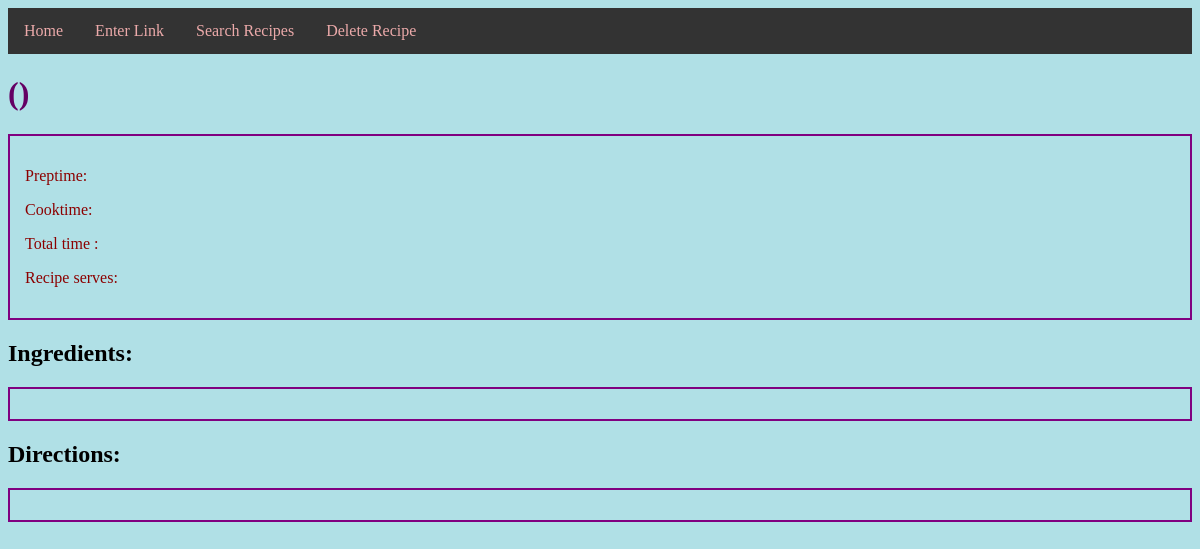
Before: /showrecipe/12 with the older database file.
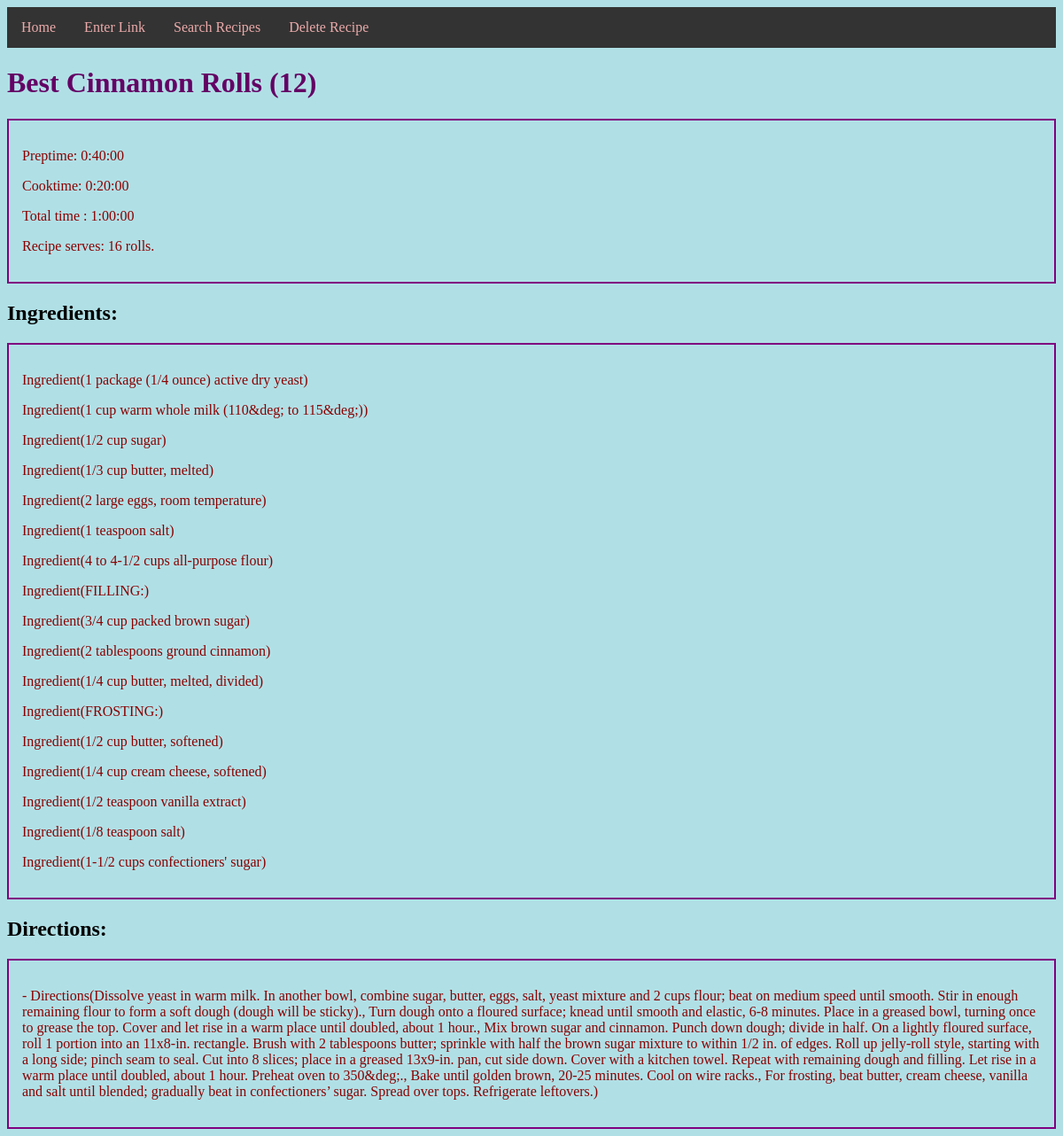
After: the same page with the newer database file.
### recipeapp/models.py (models this page shows, shortened)
class Recipe(db.Model):
    __tablename__ = 'recipes'
    id = db.Column(db.Integer, primary_key=True)
    title = db.Column(db.String(), nullable = False)
    source = db.Column(db.String())
    preptime = db.Column(db.Interval())
    cooktime = db.Column(db.Interval())
    totaltime = db.Column(db.Interval())
    serves = db.Column(db.String(30))
    directions = db.relationship('Directions', backref = 'recipe', cascade="all, delete-orphan")
    ingredients = db.relationship('Ingredient', backref = 'recipe', cascade="all, delete-orphan")

class Ingredient(db.Model):
    __tablename__ = 'ingredients'
    id = db.Column(db.Integer, primary_key=True)
    line = db.Column(db.String())
    recipe_id = db.Column(db.Integer, db.ForeignKey('recipes.id'))
    def __repr__(self):
        return f'Ingredient({self.line})'

class Directions(db.Model):
    __tablename__ = 'directions'
    id = db.Column(db.Integer, primary_key=True)
    line = db.Column(db.String())
    recipe_id = db.Column(db.Integer, db.ForeignKey('recipes.id'))
    def __repr__(self):
        return f'Directions({self.line})'

### recipeapp/routes.py (the view)
@app.route('/showrecipe/<id>', methods=['POST', 'GET'])
def showrecipe(id):
    recipe_id = id
    recipe = Recipe.query.get(recipe_id)
    return render_template('showrecipe.html', recipe=recipe)

### recipeapp/templates/showrecipe.html
{% extends 'layout.html' %}
{% block content %}
    <h1>{{ recipe.title }} ({{ recipe.id }})</h1>
      <div class=container>
        <p>Preptime:  {{ recipe.preptime }}</p>
        <p>Cooktime:  {{ recipe.cooktime }}</p>
        <p>Total time : {{ recipe.totaltime }}</p>
        <p>Recipe serves:  {{ recipe.serves }}</p>
      </div>
    <h2>Ingredients:</h2>
      <div class=container>
        {% for line in recipe.ingredients %}
          <p> {{ line }}</p>
        {% endfor %}
      </div>
    <h2>Directions:</h2>
      <div class=container>
        {% for line in recipe.directions %}
          <p>-  {{ line }}</p>
        {% endfor %}
      </div>
{% endblock content %}

### recipeapp/templates/layout.html (shortened to what this page needs)
<!DOCTYPE html>
<html lang="en">
  <head>
    <link rel="stylesheet" href="{{ url_for('static', filename='css/main.css') }}">
  </head>
  <nav class="navbar navbar-expand-lg navbar-dark primary-color">
    <div class="collapse navbar-collapse" id="navbarNav">
      <ul class="navbar">
        <li class="nav-item">
          <a class="nav-link" href="{{ url_for('home') }}">Home</a>
        </li>
        <li class="nav-item">
          <a class="nav-link" href="{{ url_for('enterlink') }}">Enter Link</a>
        </li>
        <li class="nav-item">
          <a class="nav-link" href="{{ url_for('search') }}">Search Recipes</a>
        </li>
        <li class="nav-item">
          <a class="nav-link" href="{{ url_for('delete') }}">Delete Recipe</a>
        </li>
      </ul>
    </div>
  </nav>
  <body>
    {% block content %}{% endblock content %}
  </body>
</html>

### recipeapp/static/css/main.css (style rules this page uses)
body { background-color: powderblue; }
h1 { color: rgb(100, 1, 100); }
p { color: darkred; }
.container { border-style: solid; border-width: 2px; border-color: purple; padding: 15px; }
a { text-decoration: none; }
.navbar { list-style-type: none; margin: 0; padding: 0; overflow: hidden; background-color: #333; }
.nav-item { float: left; }
.nav-link { display: block; color: rgb(236, 170, 170); text-align: center; padding: 14px 16px; text-decoration: none; }

Changed rows visible on the page:
added Recipe: title "Best Cinnamon Rolls", id "12", preptime "0:40:00", cooktime "0:20:00", totaltime "1:00:00", serves "16 rolls."
added Ingredient: line "Ingredient(1 package (1/4 ounce) active dry yeast)"
added Ingredient: line "Ingredient(1 cup warm whole milk (110&deg; to 115&deg;))"
added Ingredient: line "Ingredient(1/2 cup sugar)"
added Ingredient: line "Ingredient(1/3 cup butter, melted)"
added Ingredient: line "Ingredient(2 large eggs, room temperature)"
added Ingredient: line "Ingredient(1 teaspoon salt)"
added Ingredient: line "Ingredient(4 to 4-1/2 cups all-purpose flour)"
added Ingredient: line "Ingredient(FILLING:)"
added Ingredient: line "Ingredient(3/4 cup packed brown sugar)"
added Ingredient: line "Ingredient(2 tablespoons ground cinnamon)"
added Ingredient: line "Ingredient(1/4 cup butter, melted, divided)"
added Ingredient: line "Ingredient(FROSTING:)"
added Ingredient: line "Ingredient(1/2 cup butter, softened)"
added Ingredient: line "Ingredient(1/4 cup cream cheese, softened)"
added Ingredient: line "Ingredient(1/2 teaspoon vanilla extract)"
added Ingredient: line "Ingredient(1/8 teaspoon salt)"
added Ingredient: line "Ingredient(1-1/2 cups confectioners' sugar)"
added Directions: line "Directions(Dissolve yeast in warm milk. In another bowl, combine sugar, butter, eggs, salt, yeast mixture and 2 cups flour; beat on medium speed until smooth. Stir in enough remaining flour to form a soft dough (dough will be sticky)., Turn dough onto a floured surface; knead until smooth and elastic, 6-8 minutes. Place in a greased bowl, turning once to grease the top. Cover and let rise in a warm place until doubled, about 1 hour., Mix brown sugar and cinnamon. Punch down dough; divide in half. On a lightly floured surface, roll 1 portion into an 11x8-in. rectangle. Brush with 2 tablespoons butter; sprinkle with half the brown sugar mixture to within 1/2 in. of edges. Roll up jelly-roll…"
